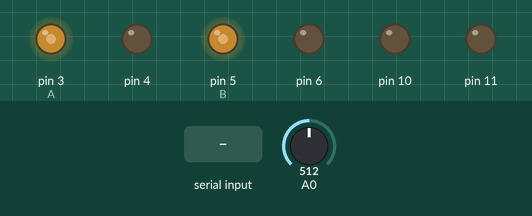
Recording of a sketch running on a simulated Arduino Uno, built with avr-gcc and run on an emulated ATmega328P. Shown: output pins drawn as LEDs (lit = HIGH). The test bench sets the inputs (shaded band); at power-on: A0 = 512.

Above: at 1.2 s.
1.3 s: A0 set to 716
At 2.2 s:
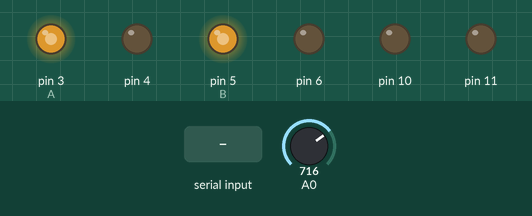
2.8 s: "F" received over Serial
At 3.4 s:
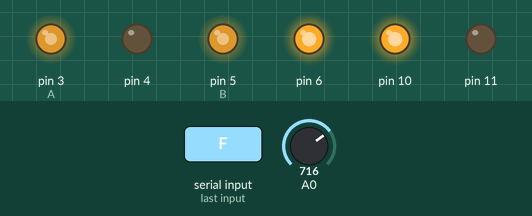
4.3 s: "R" received over Serial
At 5.5 s:
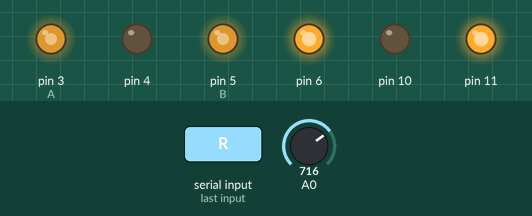
5.8 s: A0 set to 900
At 6.8 s:
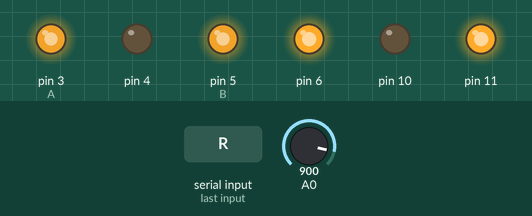
7.3 s: "L" received over Serial
At 8.0 s:
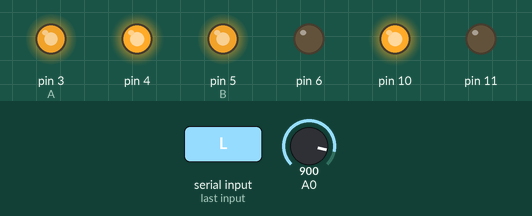
8.8 s: "G" received over Serial
At 9.2 s:
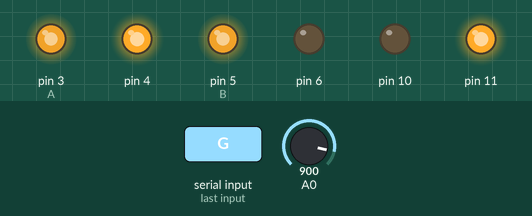
Timing chart, 0 to 11.3 s (numbered marks = the images above; inputs shaded):
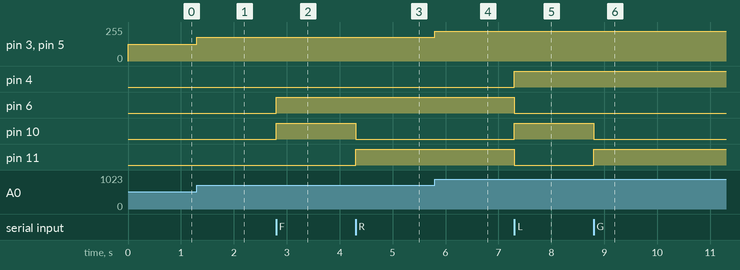

The sketch:

blue.ino
```cpp
// 5th pin 3 and 4th mototr red
//ansh.code//9th pin 1 and 2 motor dark green
int A=3;
int B=5;
int speed;


char input;     // to store input character received via BT.

void setup()
{
  Serial.begin(9600);
  pinMode(4, OUTPUT);
  pinMode(6, OUTPUT);
  pinMode(10, OUTPUT);
  pinMode(11, OUTPUT);
  pinMode(A0, INPUT);
  pinMode(3, OUTPUT);
  pinMode(5, OUTPUT);


  }

void loop()
{
  speed = analogRead(A0);
  speed = speed * 0.249;
  analogWrite(A, speed);
  analogWrite(B, speed);
  while(Serial.available())
  {
    input =Serial.read();
    if(input == 'F')
    {
      right();
    }

    else if (input== 'R')
    {
        backward();


    }

    else if (input== 'L')
    {
      forward();


    }

    else if (input== 'G')
    {
      left();


    }
 else if (input== 'S')
    {
      stop();
    }
  }

}
void forward()
  {
  digitalWrite(6, LOW	);
  digitalWrite(4, HIGH);
  digitalWrite(10, HIGH);
  digitalWrite(11, LOW);
}

void stop()
  {
  digitalWrite(6, LOW	);
  digitalWrite(4, LOW);
  digitalWrite(10, LOW);
  digitalWrite(11, LOW);
}

void backward()
  {
  digitalWrite(6, HIGH	);
  digitalWrite(4, LOW);
  digitalWrite(10, LOW);
  digitalWrite(11, HIGH);
}

void right()
  {
  digitalWrite(6, HIGH	);
  digitalWrite(4, LOW);
  digitalWrite(10, HIGH);
  digitalWrite(11, LOW);
}

void left()
  {
  digitalWrite(6, LOW	);
  digitalWrite(4, HIGH);
  digitalWrite(10, LOW);
  digitalWrite(11, HIGH);
}
```

Measured:
- after the input at 1.3 s, pin 3 (A), pin 5 (B): 127/255 → 178/255 at once
- after the input at 2.8 s, pin 6, pin 10: LOW → HIGH at once
- after the input at 4.3 s, pin 10: HIGH → LOW at once; pin 11: LOW → HIGH at once
- after the input at 5.8 s, pin 3 (A), pin 5 (B): 178/255 → 224/255 at once
- after the input at 7.3 s, pin 4, pin 10: LOW → HIGH at once; pin 6, pin 11: HIGH → LOW at once
- after the input at 8.8 s, pin 10: HIGH → LOW at once; pin 11: LOW → HIGH at once
